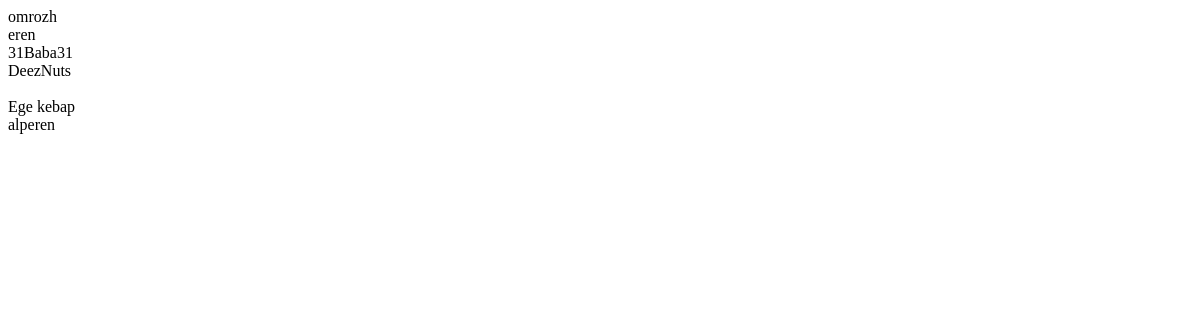
Before: /viewPlayers with the older database file.
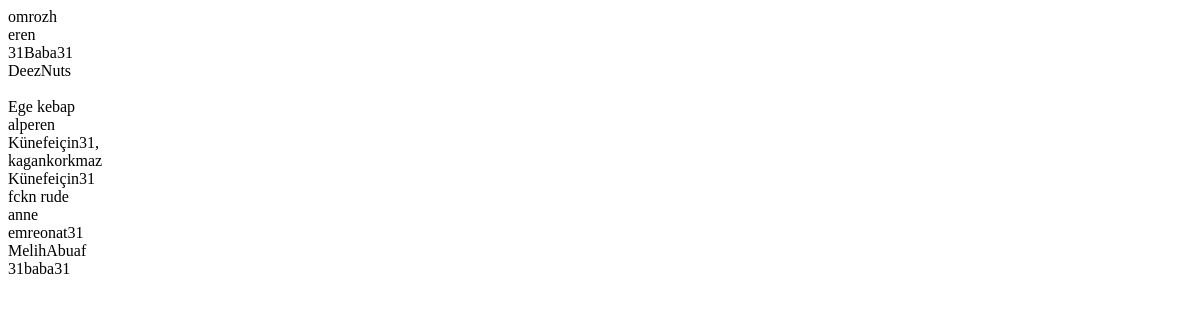
After: the same page with the newer database file.
### app.py (models this page shows)
class Score(db.Model):
    id = db.Column(db.Integer, primary_key=True)
    name = db.Column(db.String)
    score = db.Column(db.Integer)
    category = db.Column(db.String)

### app.py (the view)
@app.route("/viewPlayers")
def viewPlayers():
    unique_players = []
    for i in Score.query.all():
        if i.name not in unique_players:
            unique_players.append(i.name)
    return flask.render_template("players.html", unique_players=unique_players)

### app.py (called while the page is built)
@app.before_request
def ban():
    pass

### templates/players.html (shortened to what this page needs)
{% for i in unique_players %}
    {{ i }}
{% endfor %}

Changed rows visible on the page:
added Score: name "Künefeiçin31,"
added Score: name "kagankorkmaz"
added Score: name "Künefeiçin31"
added Score: name "fckn rude"
added Score: name "anne"
added Score: name "emreonat31"
added Score: name "MelihAbuaf"
added Score: name "31baba31"
